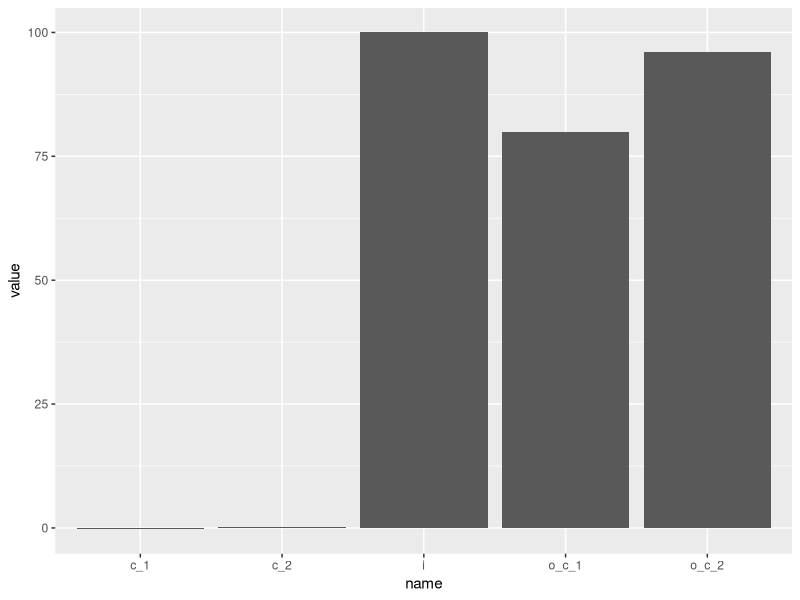

This chart was generated by the following R code:
## ---- chunk 1
library(tidyverse)

i <- 100

c_1 <- -.2

c_2 <- .2

## ---- chunk 2

o_c_1 <- i + (i * c_1)

o_c_2 <- o_c_1 + (o_c_1 * c_2)

o_c_2


viz <- tibble(i, c_1, c_2)

viz %>% 
  mutate(o_c_1 = i + (i * c_1),
         o_c_2 = o_c_1 + (o_c_1 * c_2)) %>% 
  pivot_longer(everything()) %>% 
  ggplot(aes(name, value)) +
  geom_col()

